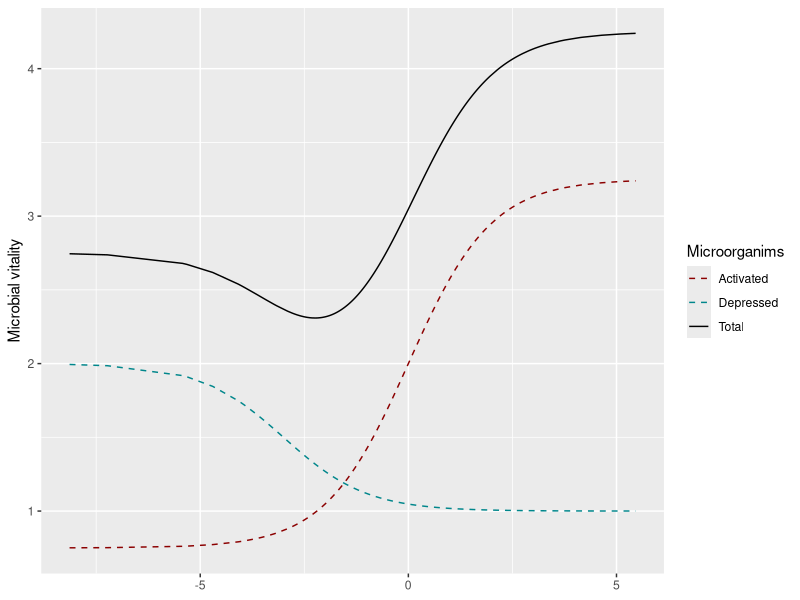

Write the R code that produced this figure.
library('ggplot2')

# generate random variables according to logistic distribution
x <- rlogis(500)
x <- x[order(x)]

y_activate <- (plogis(x) + 0.5) * 2.5 - 0.5
y_depress <- 1 - plogis(x, location = -3) + 1
y_total <- y_activate + y_depress

data = data.frame(vitality = rep(c('Activated', 'Depressed', 'Total'), each = 500),
                  y = c(y_activate, y_depress, y_total),
                  x = rep(x, 3))

logis_curve <- ggplot(data, aes(x = x, y = y, group = vitality)) + 
              geom_line(aes(color = vitality, linetype = vitality)) +
              theme()+
              scale_linetype_manual(values = c(2,2,1), name = 'Microorganims') +
              scale_color_manual(values = c('DarkRed', 'Turquoise4', 'Black'), name = 'Microorganims') +
              xlab(NULL) + ylab('Microbial vitality')

pdf(file = 'vitality.pdf', width = 7, height = 3)
dev.off()
